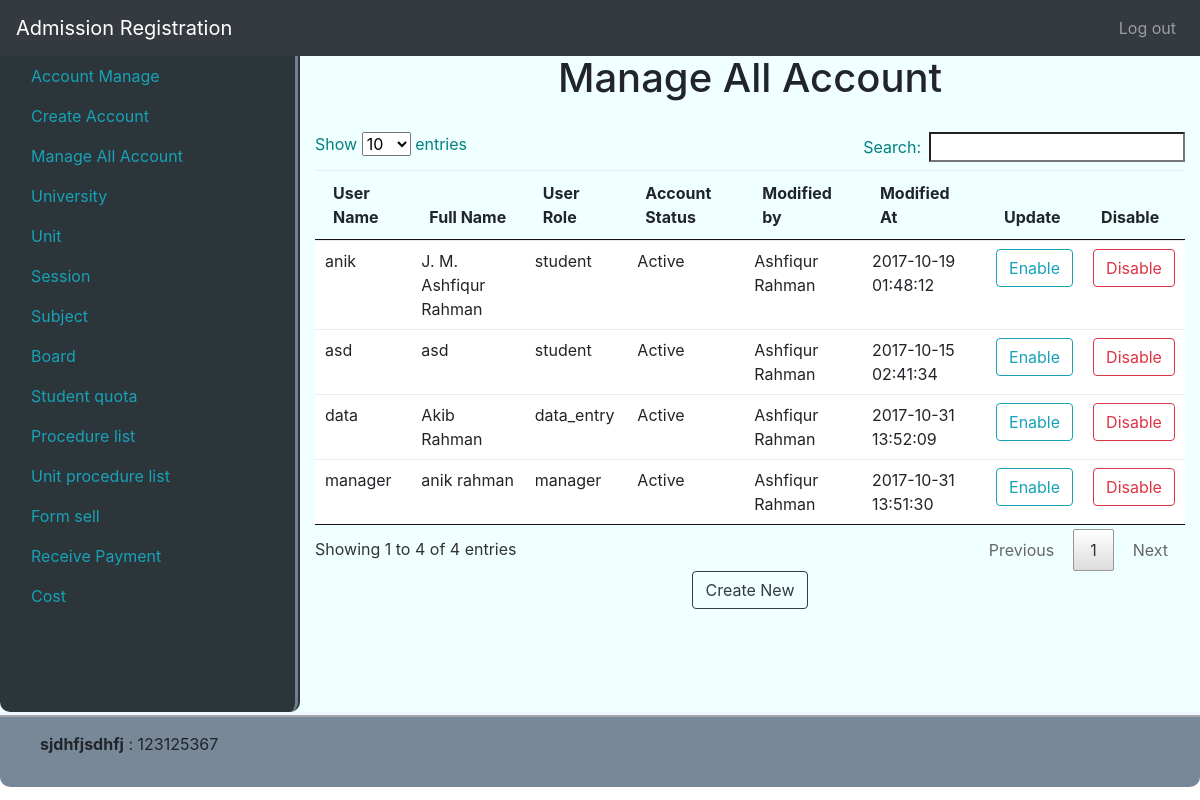
/manageallaccount (signed in), run on an earlier commit of the app's database.
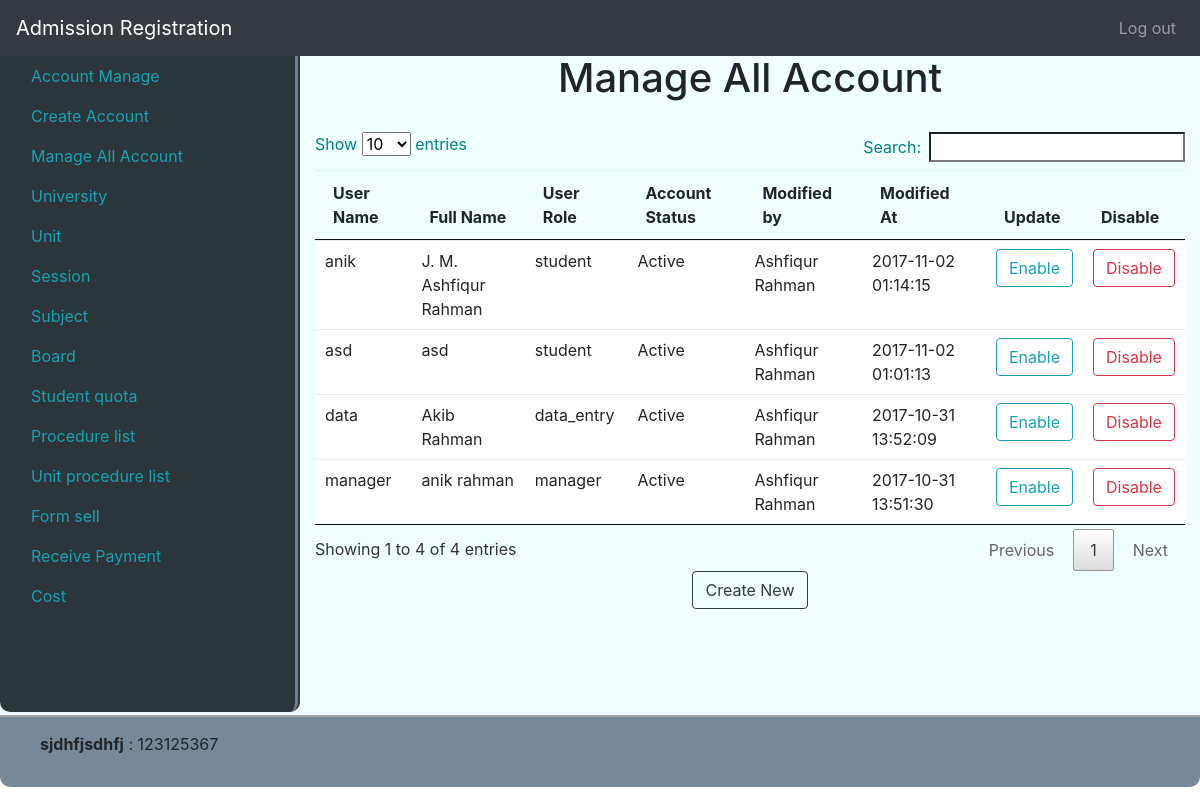
And on a later commit of the database.
### tables this page shows
CREATE TABLE `users` (
  `id` int(11) NOT NULL,
  `full_name` varchar(256) NOT NULL,
  `user_name` varchar(20) NOT NULL,
  `password` varchar(256) NOT NULL,
  `user_role` enum('admin','manager','data_entry','student') NOT NULL,
  `account_status` tinyint(1) NOT NULL,
  `modified_by` int(11) NOT NULL,
  `modified_at` timestamp NOT NULL DEFAULT CURRENT_TIMESTAMP ON UPDATE CURRENT_TIMESTAMP
);

### system/libs/Load.php (called while the page is built, shortened)
<?php
class Load
{
    public function view($fileName, $data = false)
    {
    include 'app/views/'.$fileName.'.php';
    }
    public function model($modelName){
        return new $modelName();
    }
}

### app/controllers/ManageAllAccount.php (called while the page is built, shortened)
<?php
class ManageAllAccount  extends MainController{
    public function index(){
        self::allAccount();
    }
    public function allAccount(){
        $pageName = ['pageName' => 'Manage All User'];
        $this->load->view('partials/header', $pageName);
        $simpleModel = $this->load->model('SimpleModel');
        $cond = "user_role != 'admin'";
        $table['list'] = $simpleModel->getAll('users', $cond);
        $cond = "user_role = 'admin' OR user_role = 'manager'";
        $table['users'] = $simpleModel->getAll('users', $cond);
        $this->load->view('admin/manageAllAccount', $table);
        $this->load->view('partials/footer');
    }
}

### index.php (called while the page is built, shortened)
<?php
$mail = new Main();

### system/libs/Database.php (called while the page is built, shortened)
<?php
class Database extends PDO {
    public function select($sql, $data = array(), $fetchStyle = PDO::FETCH_ASSOC){
        $stmt = $this->prepare($sql);
        $stmt->execute();
        return $stmt->fetchAll($fetchStyle);
    }
}

### app/models/SimpleModel.php (called while the page is built, shortened)
<?php
class SimpleModel extends MainModel {
    public function getAll($table, $cond = false){
        if($cond){
            $sql = "SELECT * FROM $table WHERE $cond";
        }else{
            $sql = "SELECT * FROM $table";
        }
        return $this->db->select($sql);
    }
}

### system/libs/MainController.php (called while the page is built, shortened)
<?php
class MainController
{
    public function __construct()
    {
        $this->load = new Load();
    }
}

### system/libs/MainModel.php (called while the page is built, shortened)
<?php
class MainModel{
    public function __construct(){
        $dsn = 'mysql:dbname=se_addmission; host=localhost';
        $user = 'root';
        $pass = '';
        $this->db = new Database($dsn,$user,$pass);
    }
}

### app/views/admin/manageAllAccount.php (the view, shortened to what this page needs)
<div class="col">
    <h1 style="text-align: center">Manage All Account</h1>
    <div class="table-responsive">
        <br />
        <table id="session_table" class="table">
            <thead>
                <tr>
                    <th >User Name</th>
                    <th >Full Name</th>
                    <th >User Role</th>
                    <th >Account Status</th>
                    <th >Modified by</th>
                    <th >Modified At</th>
                    <th >Update</th>
                    <th >Disable</th>
                </tr>
            </thead>
            <tbody>
            <?php foreach ($data['list'] as $key => $value){?>
                <tr>
                    <td><span><?php echo $value['user_name']?></span> </td>
                    <td><span><?php echo $value['full_name']?></span> </td>
                    <td><span><?php echo $value['user_role']?></span> </td>
                    <td>
                        <?php if($value['account_status'] == '1'){
                            echo "Active";
                        }else{
                            echo "Disabled";
                        }?>
                    </td>
                    <td>
                        <?php
                        foreach ($data['users'] as $k => $v) {
                            if($v['id'] == $value['modified_by']){
                                echo $v['full_name'];
                            }
                        }
                        ?>
                    </td>
                    <td><?php echo $value['modified_at']?></td>
                    <td>
                        <form action="<?php echo BASE_URL?>/manageallaccount/enable" method="post">
                            <button type="submit" name="enable" value="<?php echo $value['id']?>" class="btn btn-outline-info my-2 my-sm-0" >Enable</button>
                        </form>
                    </td>
                    <td>
                        <form action="<?php echo BASE_URL?>/manageallaccount/disable" method="post">
                            <button type="submit" name="disable" value="<?php echo $value['id']?>" class="btn btn-outline-danger my-2 my-sm-0" >Disable</button>
                        </form>
                    </td>
                </tr>
            <?php }?>
            </tbody>
        </table>
    </div>
    <div class="col crtbtn">
        <button type="button" id="add_button" data-toggle="modal" data-target="#dataModal" class="btn btn-outline-dark my-2 my-sm-0 crtbtn" onclick="btn_add(this);">Create New</button>
    </div>
</div>

What changed in the data, as far as the page shows it:
changed users "asd": modified_at "2017-10-15 02:41:34" → "2017-11-02 01:01:13"
changed users "anik": modified_at "2017-10-19 01:48:12" → "2017-11-02 01:14:15"
